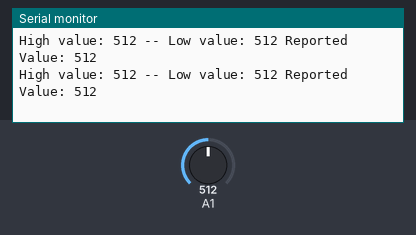
Simulated run of this sketch. Board: Arduino Uno, built with avr-gcc and run on an emulated ATmega328P. Parts: the last lines printed to the serial monitor. The inputs (shaded band) are chosen by the test bench; at power-on: A1 = 512.

Above: at 4.7 s.
4.8 s: A1 set to 993
At 4.93 s:
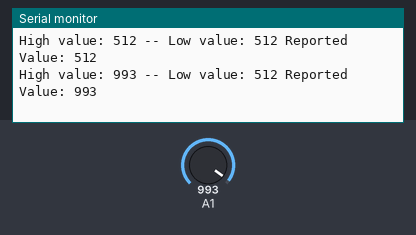
7.8 s: A1 set to 1018
At 7.86 s:
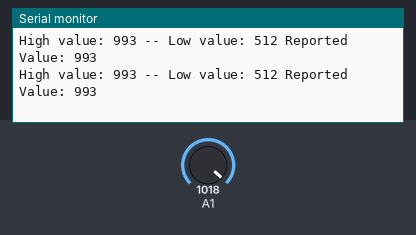
Timing chart, 0 to 10.8 s (numbered marks = the images above; inputs shaded):
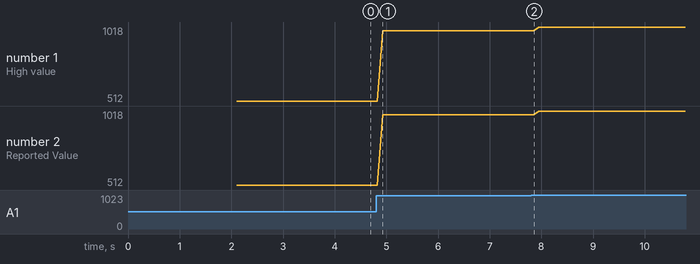

Measured:
- after the input at 4.8 s, the serial monitor: prints a new line after 0.13 s (image 1)
- plotted number 1: 512 → 993 after the input at 4.8 s, 993 → 1018 after the input at 7.8 s
- plotted number 2: 512 → 993 after the input at 4.8 s, 993 → 1018 after the input at 7.8 s

The sketch:

JS-2-4.ino
```cpp
int lowest=1024;
int highest = 0;

void setup() {
  // put your setup code here, to run once:

Serial.begin(9600);
delay(2000);

}

void loop() {
  // put your main code here, to run repeatedly:
int x;

x = analogRead(A1);
delay(100);
if (x>highest){
  highest = x;
}

if (x<lowest) {
  lowest = x;
}
Serial.print("High value: ");
Serial.print(highest);
Serial.print(" -- Low value: ");
Serial.print(lowest);
Serial.print(" Reported Value: ");
Serial.println(x);


}
```
